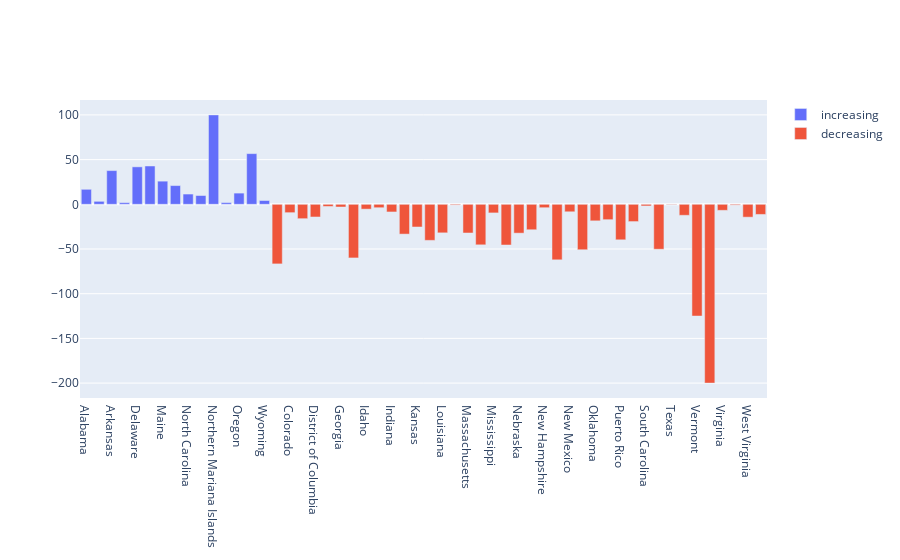

Here is the notebook cell this chart was saved with:
### Code cell
df_state_weekly = pd.DataFrame([])
for state in sdn.State.unique():
    df = sdn[sdn.State == state].copy()
    df['week_ago'] = df.today.shift(7)
    df['today_7day_sum'] = df.today.rolling(7).mean()
    df['week_ago_7day_sum'] = df.week_ago.rolling(7).mean()
    df['mean_percent_weekly_change'] \
        = (df['today_7day_sum'] - df['week_ago_7day_sum']) / df['today_7day_sum'] * 100
    df_state_weekly = df_state_weekly.append({'state': state,
                            'mean_percent_weekly_change':
                                df['mean_percent_weekly_change'].iloc[-1]},
                           ignore_index=True)
# print(df_state_weekly)
import plotly.graph_objects as go

df_bar = df_state_weekly.copy()
df_bar.rename(columns={'mean_percent_weekly_change': 'pwc'}, inplace=True)

fig = go.Figure()
fig.add_trace(
    go.Bar(
        name='increasing',
        x=df_bar['state'][df_bar['pwc'] > 0],
        y=df_state_weekly['mean_percent_weekly_change'][df_bar['pwc'] > 0],
        ),
    )
fig.add_trace(
    go.Bar(
        name='decreasing',
        x=df_bar['state'][df_bar['pwc'] < 0],
        y=df_state_weekly['mean_percent_weekly_change'][df_bar['pwc'] < 0],
        )
    )
fig.show()

### Figure 1 — Plotly figure (JSON) as saved in the notebook; plotly's stock layout.template omitted (floating-point values rounded to 4 significant figures)
{"data": [{"name": "increasing", "type": "bar", "x": ["Alabama", "Arizona", "Arkansas", "California", "Delaware", "Guam", "Maine", "Minnesota", "North Carolina", "North Dakota", "Northern Mariana Islands", "Ohio", "Oregon", "South Dakota", "Wyoming"], "y": [16.77, 3.332, 37.72, 1.837, 41.9, 42.86, 25.9, 20.96, 11.47, 9.836, 100.0, 1.892, 12.52, 56.69, 4.225]}, {"name": "decreasing", "type": "bar", "x": ["Alaska", "Colorado", "Connecticut", "District of Columbia", "Florida", "Georgia", "Hawaii", "Idaho", "Illinois", "Indiana", "Iowa", "Kansas", "Kentucky", "Louisiana", "Maryland", "Massachusetts", "Michigan", "Mississippi", "Missouri", "Nebraska", "Nevada", "New Hampshire", "New Jersey", "New Mexico", "New York", "Oklahoma", "Pennsylvania", "Puerto Rico", "Rhode Island", "South Carolina", "Tennessee", "Texas", "Utah", "Vermont", "Virgin Islands", "Virginia", "Washington", "West Virginia", "Wisconsin"], "y": [-66.67, -9.355, -16.08, -14.19, -2.386, -3.045, -60.0, -5.422, -3.823, -8.574, -33.35, -25.38, -40.35, -31.94, -0.8641, -32.09, -45.35, -9.641, -45.56, -32.28, -28.48, -3.814, -62.12, -8.38, -50.85, -18.51, -17.2, -39.73, -19.33, -1.842, -50.27, -0.4654, -12.31, -125.0, -200.0, -6.765, -0.9217, -14.39, -11.34]}], "layout": {}}
